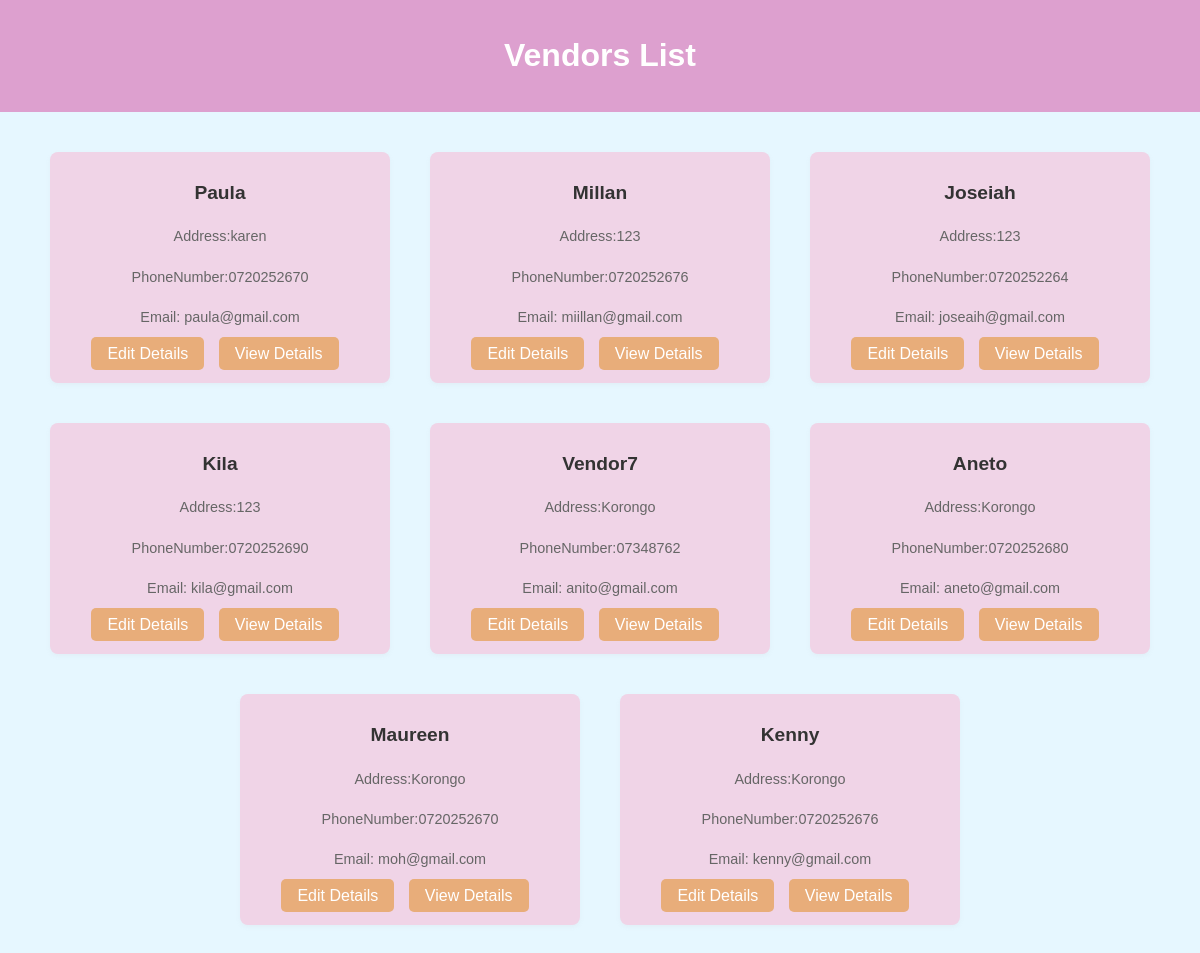
/vendor/vendors/list/, run on an earlier commit of the app's database.
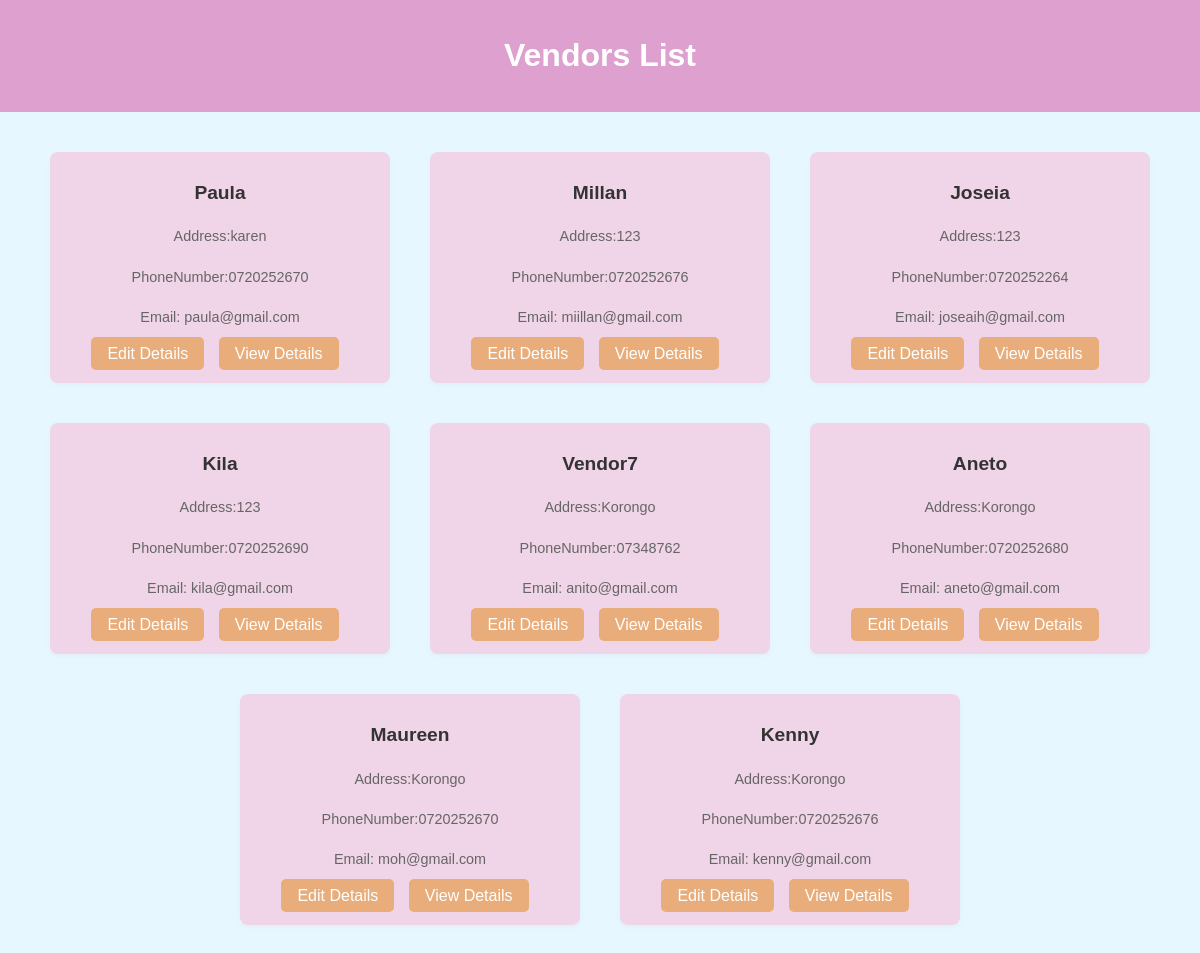
And on a later commit of the database.
### vendor/models.py (models this page shows)
class Vendor(models.Model):
    name = models.CharField(max_length=100)
    email = models.EmailField()
    phone = models.CharField(max_length=20)
    address = models.CharField(max_length=200)
    created_at = models.DateTimeField(auto_now_add=True)
    updated_at = models.DateTimeField(auto_now=True)

### vendor/views.py (the view)
# urls.py: path('vendors/list/', views.vendor_list, name='vendor_list'),
def vendor_list(request):
    vendors = Vendor.objects.all()
    return render(request, 'vendor/vendor_list.html', {'vendors': vendors})

### templates/vendor/vendor_list.html (shortened to what this page needs)
<!DOCTYPE html>
<html lang="en">
<head>
</head>
<body>
    <div class="header">
        <h1>Vendors List</h1>
    </div>
    <div class="vendor-container">
        {% for vendor in vendors %}
        <div class="vendor-card">
            <h3>{{ vendor.name }}</h3>
            <p>Address:{{vendor.address}}</p>
            <p>PhoneNumber:{{vendor.phone}}</p>
            <p>Email: {{ vendor.email }}</p>
            <div class="buttons">
    <a href="{% url 'vendor:vendor_edit' pk=vendor.pk %}" class="edit">Edit Details</a>
       <a href="{% url 'vendor:vendor_detail' pk=vendor.pk %}" class="view-button">View Details</a>
            </div>
        </div>
        {% endfor %}
    </div>
</body>
</html>
</body>
</html>

What changed in the data, as far as the page shows it:
changed Vendor "joseaih@gmail.com": name "Joseiah" → "Joseia"
